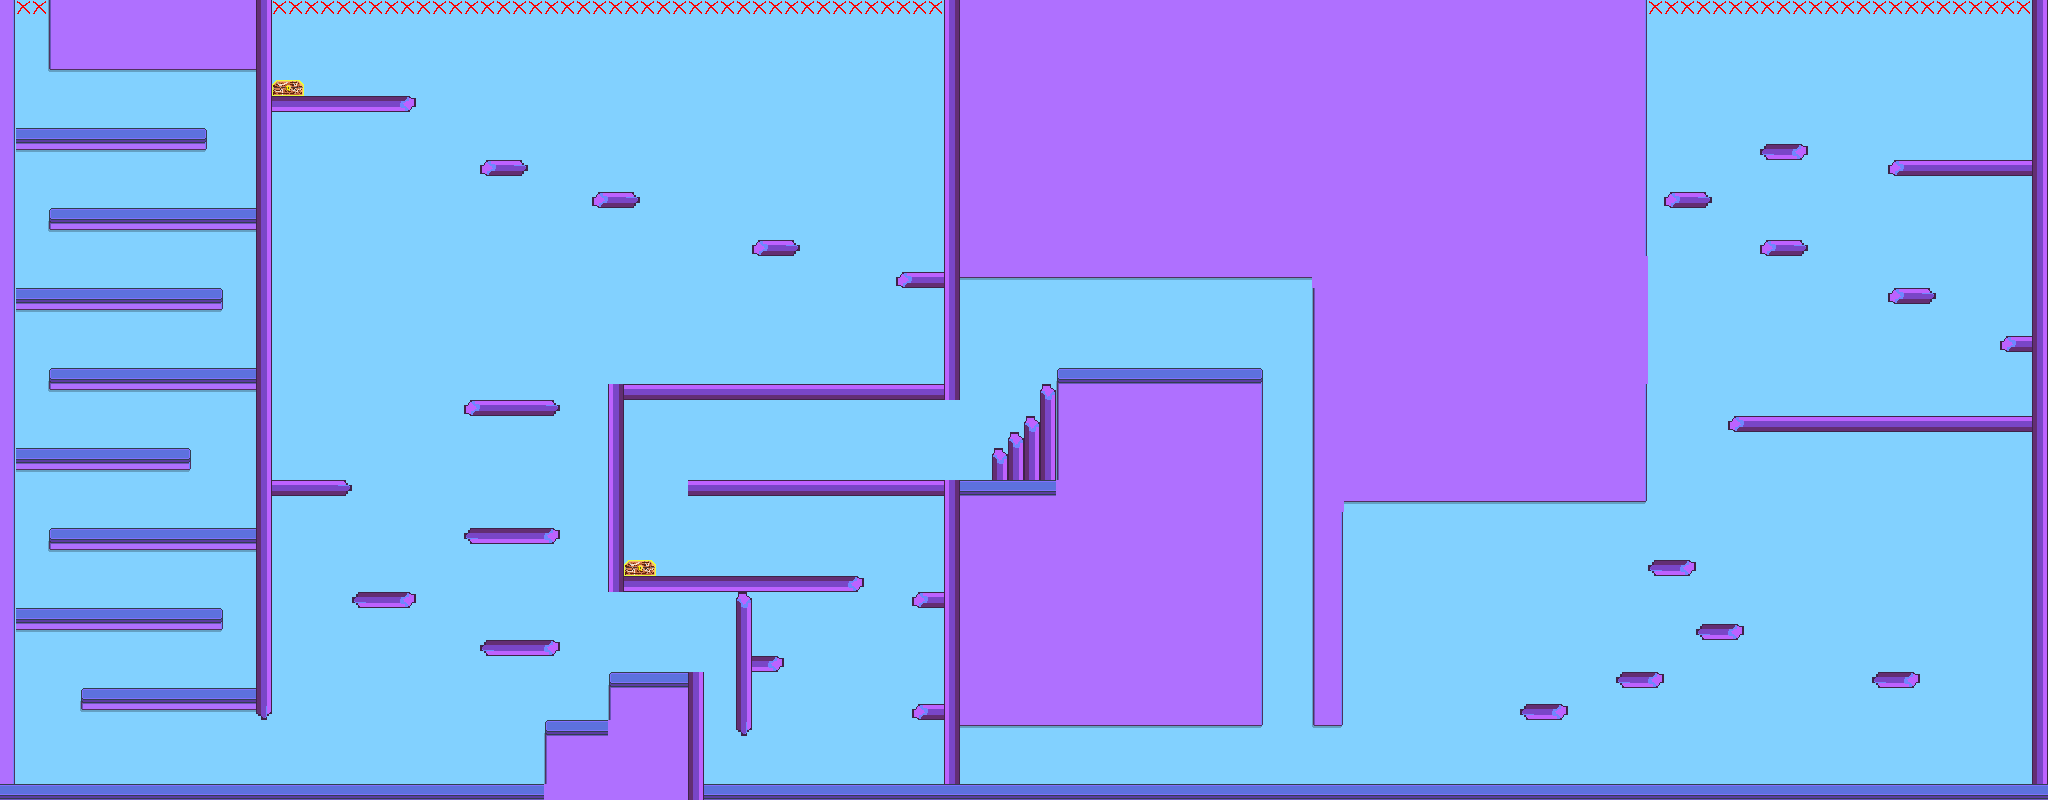

This game map was drawn from its Tiled (.tmx) file and the tilesets committed beside it. A one-line description and the trimmed map source follow:
An orthogonal 128x50 tile map with 16x16 px tiles, 8 tile layers (backgroundBot, backgroundMid, backgroundTop, invisibleTiles, ...).

<map version="1.10" tiledversion="1.10.1" orientation="orthogonal" renderorder="right-down" width="128" height="50" tilewidth="16" tileheight="16" infinite="0" nextlayerid="10" nextobjectid="1">
 <editorsettings>
  <export target="level_3.json" format="json" />
 </editorsettings>
 <tileset firstgid="1" name="atlasImage" tilewidth="16" tileheight="16" tilecount="1600" columns="64">
  <image source="../atlas/atlas.png" width="1024" height="400" />
 </tileset>
 <layer id="1" name="backgroundBot" width="128" height="50">
  <data>[6400 cells, 6400 non-empty, 1 distinct tile ids]</data>
 </layer>
 <layer id="2" name="backgroundMid" width="128" height="50">
  <data>[6400 cells, 3 non-empty, 1 distinct tile ids]</data>
 </layer>
 <layer id="3" name="backgroundTop" width="128" height="50">
  <data>[6400 cells, 3 non-empty, 1 distinct tile ids]</data>
 </layer>
 <layer id="8" name="invisibleTiles" width="128" height="50">
  <data>[6400 cells, 170 non-empty, 1 distinct tile ids]</data>
 </layer>
 <layer id="4" name="terrain" width="128" height="50">
  <data>[6400 cells, 2325 non-empty, 15 distinct tile ids]</data>
 </layer>
 <layer id="5" name="breakableTiles" width="128" height="50">
  <data>[6400 cells, 210 non-empty, 19 distinct tile ids]</data>
 </layer>
 <layer id="9" name="coinTiles" width="128" height="50">
  <data>[6400 cells, 52 non-empty, 1 distinct tile ids]</data>
 </layer>
 <layer id="6" name="interactableTiles" width="128" height="50">
  <data>[6400 cells, 11 non-empty, 3 distinct tile ids]</data>
 </layer>
</map>